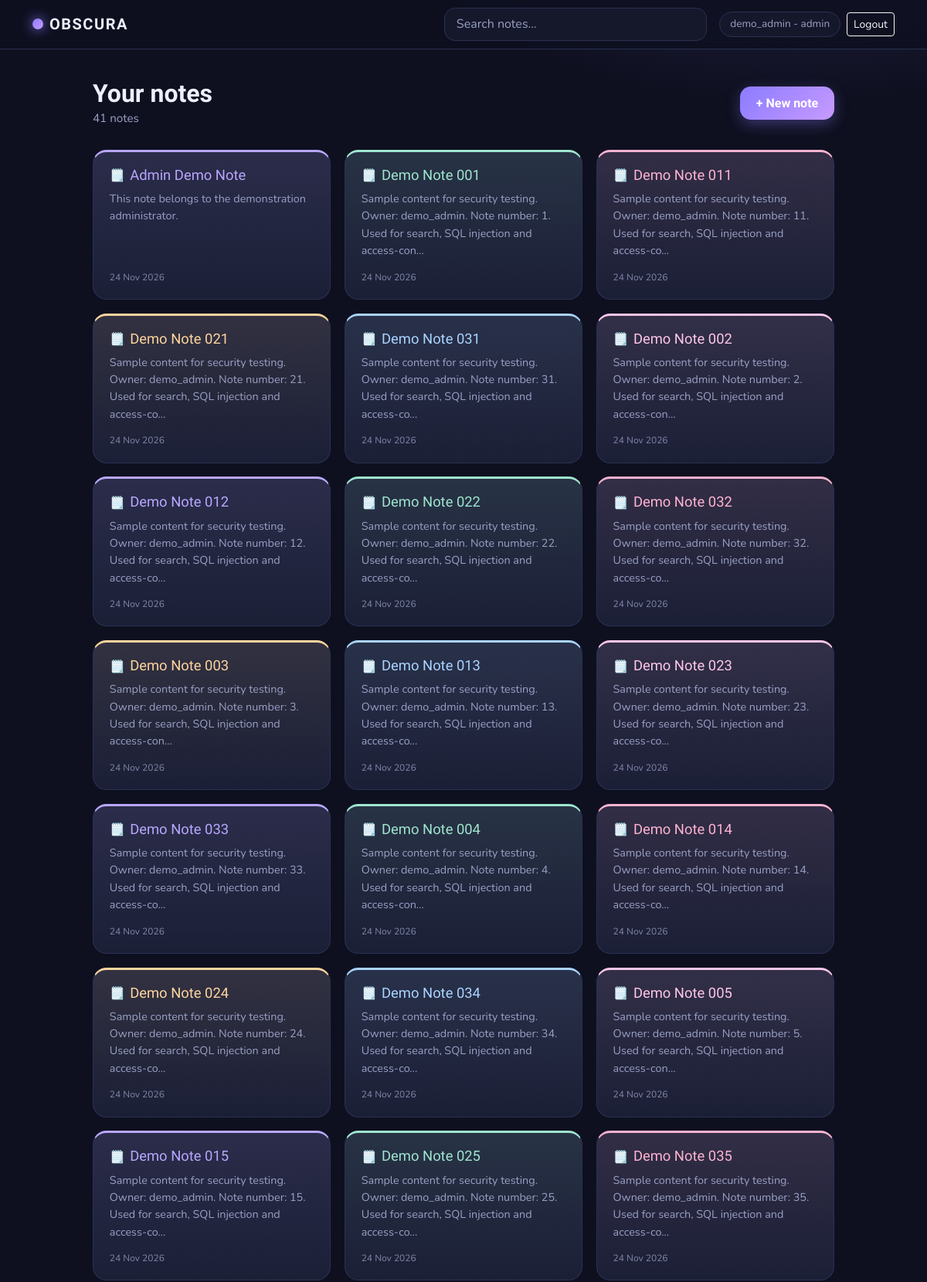
The page /secure/app/dashboard.php (signed in, upper part) on the database its author committed.
### tables this page shows
CREATE TABLE IF NOT EXISTS notes (
    id INT AUTO_INCREMENT PRIMARY KEY,
    user_id INT NOT NULL,
    title VARCHAR(255) NOT NULL,
    content TEXT NOT NULL,
    created_at TIMESTAMP DEFAULT CURRENT_TIMESTAMP,
    updated_at TIMESTAMP DEFAULT CURRENT_TIMESTAMP
        ON UPDATE CURRENT_TIMESTAMP,
    FOREIGN KEY (user_id) REFERENCES users(id)
);

### secure/app/includes/helpers.php (called while the page is built)
<?php
if (!function_exists('e')) {
    function e($s) { return htmlspecialchars((string)$s, ENT_QUOTES, 'UTF-8'); }
}

### secure/app/dashboard.php (the view, shortened to what this page needs)
<?php
require_once __DIR__ . '/includes/db.php';
require_once __DIR__ . '/includes/helpers.php';
$me = current_user();
$stmt = $pdo->prepare("SELECT id, title, content, updated_at FROM notes WHERE user_id = ? ORDER BY updated_at DESC");
$stmt->execute([$me['id']]);
$notes = $stmt->fetchAll();
require __DIR__ . '/includes/header.php';
?>
<div class="page-head">
  <div>
    <h1 class="page-title">Your notes</h1>
    <p class="page-sub"><?= count($notes) ?> note<?= count($notes) === 1 ? '' : 's' ?></p>
  </div>
  <a class="btn btn-accent" href="note_edit.php">+ New note</a>
</div>
<?php if (!$notes): ?>
  <div class="empty"><p>No notes yet.</p><a class="btn btn-accent" href="note_edit.php">Create your first note</a></div>
<?php else: ?>
  <div class="note-grid">
    <?php foreach ($notes as $n): ?>
      <a class="note-card" href="notes.php?id=<?= (int)$n['id'] ?>">
        <h3><?= e($n['title']) ?></h3>
        <p><?= e(mb_strimwidth(strip_tags($n['content']), 0, 120, '...')) ?></p>
        <span class="note-date"><?= e(date('d M Y', strtotime($n['updated_at']))) ?></span>
      </a>
    <?php endforeach; ?>
  </div>
<?php endif; ?>
<?php require __DIR__ . '/includes/footer.php'; ?>

### secure/app/assets/css/obscura.css (style rules this page uses)
:root { --bg:#0e1020; --bg2:#15182b; --card:#1b1f36; --card-hi:#222844; --line:#2b3150; --text:#edf0ff; --muted:#9aa0c4; --accent:#8b7bff; --accent-2:#c79bff; --danger:#ff6b8a; --p1:#b9a7ff; --p2:#9fe6cf; --p3:#ffb3d1; --p4:#ffd59e; --p5:#a9d4ff; --p6:#ffc6e8; }
* { box-sizing:border-box }
body { background: radial-gradient(900px 500px at 85% -5%, rgba(167,139,255,.18), transparent 60%), radial-gradient(700px 500px at 0% 100%, rgba(159,230,207,.10), transparent 55%), var(--bg); color:var(--text); font-family:'Nunito',system-ui,sans-serif; min-height:100vh; }
h1,h2,h3,.navbar-brand { font-family:'Baloo 2',cursive }
.page-head { display:flex;justify-content:space-between;align-items:center;margin-bottom:1.8rem;gap:1rem;flex-wrap:wrap }
.page-title { font-weight:700;font-size:2rem;margin:0 }
.page-sub { color:var(--muted);margin:.1rem 0 0;font-size:.95rem }
.btn-accent { background:linear-gradient(135deg,var(--accent),var(--accent-2));border:0;color:#fff;font-weight:700;font-family:'Baloo 2';border-radius:14px;padding:.6rem 1.3rem;box-shadow:0 6px 18px rgba(139,123,255,.35);transition:.18s }
.note-grid { display:grid;grid-template-columns:repeat(auto-fill,minmax(250px,1fr));gap:1.1rem }
.note-card { --c:var(--p1); background:linear-gradient(180deg, color-mix(in srgb, var(--c) 10%, var(--card)), var(--card)); border:1px solid var(--line); border-top:3px solid var(--c); border-radius:18px; padding:1.2rem 1.3rem; text-decoration:none; color:var(--text); transition:.18s; display:flex; flex-direction:column; min-height:150px; position:relative; overflow:hidden; }
.note-card::after { content:"";position:absolute;inset:0;background:radial-gradient(400px 120px at 100% 0%, color-mix(in srgb, var(--c) 18%, transparent), transparent 70%);opacity:0;transition:.18s;pointer-events:none }
.note-card h3 { font-size:1.15rem;margin:0 0 .5rem;color:var(--c);display:flex;align-items:center;gap:.4rem }
.note-card h3::before { content:"🗒️";font-size:1rem }
.note-card p { color:var(--muted);font-size:.9rem;margin:0;flex:1;line-height:1.55 }
.note-date { color:var(--muted);font-size:.75rem;margin-top:.9rem;opacity:.8 }
.note-card:nth-child(6n+1) { --c:var(--p1) }
.note-card:nth-child(6n+2) { --c:var(--p2) }
.note-card:nth-child(6n+3) { --c:var(--p3) }
.note-card:nth-child(6n+4) { --c:var(--p4) }
.note-card:nth-child(6n+5) { --c:var(--p5) }
.note-card:nth-child(6n+6) { --c:var(--p6) }

### rows shown on the page
notes: title "Admin Demo Note", content "This note belongs to the demonstration administrator.", updated_at "24 Nov 2026"
notes: title "Demo Note 001", content "Sample content for security testing. Owner: demo_admin. Note number: 1. Used for search, SQL injection and access-con...", updated_at "24 Nov 2026"
notes: title "Demo Note 011", content "Sample content for security testing. Owner: demo_admin. Note number: 11. Used for search, SQL injection and access-co...", updated_at "24 Nov 2026"
notes: title "Demo Note 021", content "Sample content for security testing. Owner: demo_admin. Note number: 21. Used for search, SQL injection and access-co...", updated_at "24 Nov 2026"
notes: title "Demo Note 031", content "Sample content for security testing. Owner: demo_admin. Note number: 31. Used for search, SQL injection and access-co...", updated_at "24 Nov 2026"
notes: title "Demo Note 002", content "Sample content for security testing. Owner: demo_admin. Note number: 2. Used for search, SQL injection and access-con...", updated_at "24 Nov 2026"
notes: title "Demo Note 012", content "Sample content for security testing. Owner: demo_admin. Note number: 12. Used for search, SQL injection and access-co...", updated_at "24 Nov 2026"
notes: title "Demo Note 022", content "Sample content for security testing. Owner: demo_admin. Note number: 22. Used for search, SQL injection and access-co...", updated_at "24 Nov 2026"
notes: title "Demo Note 032", content "Sample content for security testing. Owner: demo_admin. Note number: 32. Used for search, SQL injection and access-co...", updated_at "24 Nov 2026"
notes: title "Demo Note 003", content "Sample content for security testing. Owner: demo_admin. Note number: 3. Used for search, SQL injection and access-con...", updated_at "24 Nov 2026"
notes: title "Demo Note 013", content "Sample content for security testing. Owner: demo_admin. Note number: 13. Used for search, SQL injection and access-co...", updated_at "24 Nov 2026"
notes: title "Demo Note 023", content "Sample content for security testing. Owner: demo_admin. Note number: 23. Used for search, SQL injection and access-co...", updated_at "24 Nov 2026"
notes: title "Demo Note 033", content "Sample content for security testing. Owner: demo_admin. Note number: 33. Used for search, SQL injection and access-co...", updated_at "24 Nov 2026"
notes: title "Demo Note 004", content "Sample content for security testing. Owner: demo_admin. Note number: 4. Used for search, SQL injection and access-con...", updated_at "24 Nov 2026"
notes: title "Demo Note 014", content "Sample content for security testing. Owner: demo_admin. Note number: 14. Used for search, SQL injection and access-co...", updated_at "24 Nov 2026"
notes: title "Demo Note 024", content "Sample content for security testing. Owner: demo_admin. Note number: 24. Used for search, SQL injection and access-co...", updated_at "24 Nov 2026"
notes: title "Demo Note 034", content "Sample content for security testing. Owner: demo_admin. Note number: 34. Used for search, SQL injection and access-co...", updated_at "24 Nov 2026"
notes: title "Demo Note 005", content "Sample content for security testing. Owner: demo_admin. Note number: 5. Used for search, SQL injection and access-con...", updated_at "24 Nov 2026"
notes: title "Demo Note 015", content "Sample content for security testing. Owner: demo_admin. Note number: 15. Used for search, SQL injection and access-co...", updated_at "24 Nov 2026"
notes: title "Demo Note 025", content "Sample content for security testing. Owner: demo_admin. Note number: 25. Used for search, SQL injection and access-co...", updated_at "24 Nov 2026"
notes: title "Demo Note 035", content "Sample content for security testing. Owner: demo_admin. Note number: 35. Used for search, SQL injection and access-co...", updated_at "24 Nov 2026"

### other values the page prints
$me['username'] "demo_admin"
count($notes) "41"
